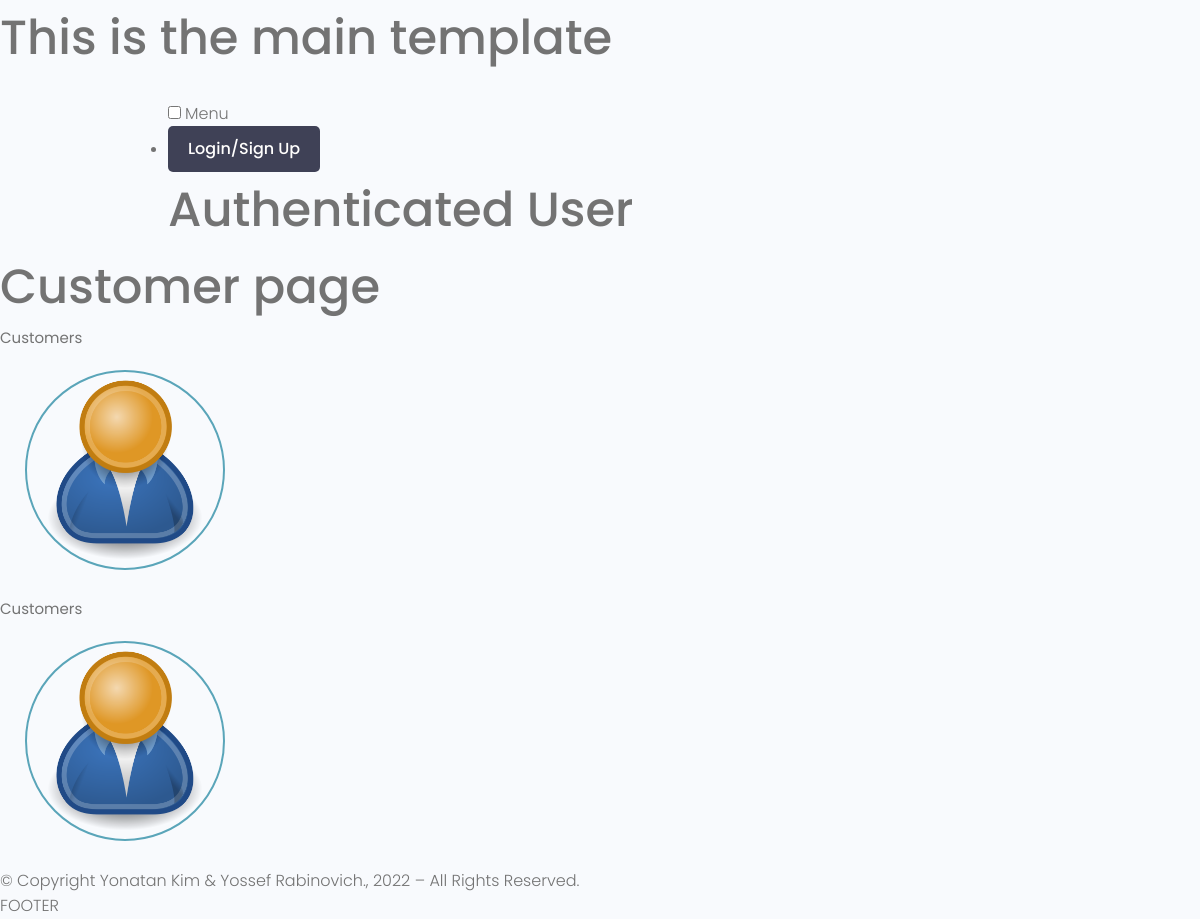
The page / on the database its author committed.
### Users/models.py (models this page shows, shortened)
class customer(models.Model):
    user = models.OneToOneField(
        User, on_delete=models.CASCADE, null=True, blank=True)
    customer_id = models.UUIDField(default=uuid.uuid4, unique=True,
                                   primary_key=True, editable=False)
    customer_first_name = models.CharField(max_length=200, blank=True, null=True)
    customer_last_name = models.CharField(max_length=200, blank=True, null=True)
    customer_email = models.EmailField(max_length=500, blank=True, null=False)
    customer_username = models.CharField(max_length=200, unique=True, blank=True, null=True)
    customer_phone = PhoneNumberField(blank=True, null=True)
    customer_image = models.ImageField(null=True, blank=True, upload_to='static/images/customers',
                                       default='static/images/customers/user-default.png')
    customer_created = models.DateTimeField(auto_now_add=True)
    class Meta:
        ordering = ['customer_created']

### Users/views.py (the view)
# urls.py: path('', views.customers, name="customers"),
def customers(request):
    Customers = customer.objects.all()
    context = {'Customers': Customers}
    return render(request, 'users/customers.html', context)

### Users/templates/users/customers.html (shortened to what this page needs)
{% extends 'main.html' %}
{% block content%}
<h1>Customer page</h1>
{% for customer in Customers %}
    <div> Customers</div>
    <div class="card__body dev">
        <img class="avatar avatar--xl" src="{{ customer.customer_image.url }}" />
    </div>
{% endfor %}
{% endblock content %}

### static/uikit/styles/modules/_variables.css (style rules this page uses)
:root { --color-main: #5aa5b9; --color-main-light: #e6faff; --color-sub: #3f4156; --color-sub-light: #51546e; --color-sub-lighter: #ededfd; --color-text: #737373; --color-gray: #8b8b8b; --color-light: #e5e7eb; --color-light-gray: #767676; --color-bg: #f8fafd; --color-white: #fffefd; --color-white-light: #f3f3f3; --color-success: #359e64; --color-success-bg: #def8e8; --color-error: #fc4b0b; --color-error-bg: #fff2ee; --font-base: 'Poppins', arial, helvetica, 'Segoe UI', roboto, ubuntu, sans-serif; --font-monospace: 'Fira Code', 'Courier New', courier, monospace; --font-regular: 300; --font-medium: 500; --font-bold: 700; --generic-shadow: 1px 1px 5px #00000010; --generic-transition: all 0.3s ease-in-out; }

### static/uikit/styles/modules/_base.css (style rules this page uses)
* { margin: 0; padding: 0; box-sizing: border-box; text-rendering: optimizeLegibility; color: inherit; font-size: inherit; }
html { font-size: 50%; }
@media only screen and (min-width: 480px) { html { font-size: 56.25%; } }
@media only screen and (min-width: 1200px) { html { font-size: 62.5%; } }
body { line-height: 1.6; font-weight: 400; font-size: 1.5rem; color: var(--color-text); background-color: var(--color-bg); min-height: 100vh; }

### static/uikit/styles/modules/_typography.css (style rules this page uses)
* { font-family: var(--font-base); }
h1 { font-size: 4.8rem; font-weight: var(--font-medium); }

### static/uikit/styles/modules/_avatar.css (style rules this page uses)
.avatar { border-radius: 50%; border: 2px solid var(--color-main); object-fit: cover; }
.avatar--xl { height: 20rem; width: 20rem; }

### static/uikit/styles/modules/_card.css (style rules this page uses)
.card__body, .card__header { padding: 2rem 2.5rem; }

### rows shown on the page
customer: customer_image (placeholder picture)
customer: customer_image (placeholder picture)
